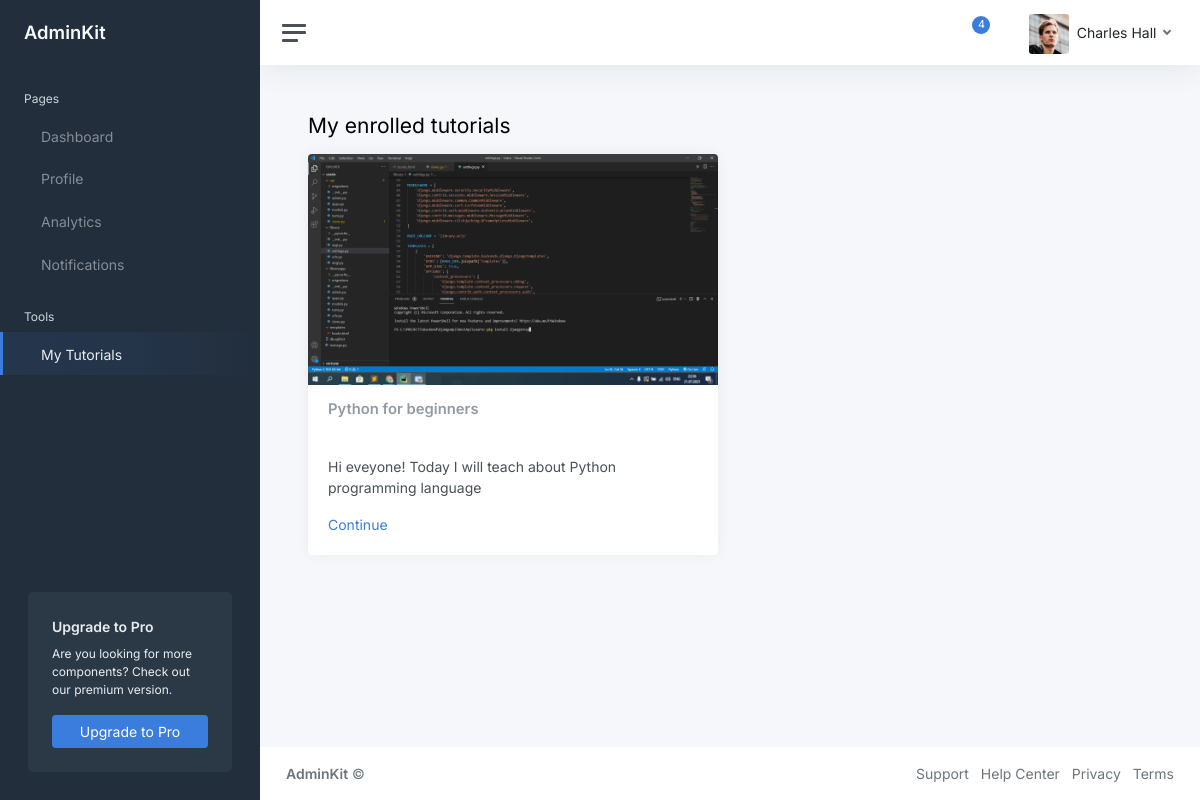
Page /tutorials/ (signed in) on the committed database.
### base/models.py (models this page shows, shortened)
class EnrolledTutorial(models.Model):
    user = models.ForeignKey(MainUser, on_delete=models.CASCADE)
    tutorial = models.ForeignKey(Tutorial, on_delete=models.CASCADE)
    class Meta:
        verbose_name = "Enrolled Tutorial"
        verbose_name_plural = "Enrolled Tutorials"

class Tutorial(models.Model):
    user = models.ForeignKey(MainUser, on_delete=models.SET_NULL, null=True)
    tutorial_name = models.CharField(max_length=150)
    tutorial_description = models.TextField(max_length=200)
    tutorial_photo = models.ImageField(upload_to='tutorial-photos')
    tutorial_views = models.PositiveIntegerField(default=0)
    class Meta:
        verbose_name = 'Tutorial'
        verbose_name_plural = 'More Tutorials'

### base/views.py (the view)
# urls.py: path('tutorials/',EnrolledTutorialView.as_view(), name='tutorial'),
class EnrolledTutorialView(View):
    def get(self, request):
        mainuser = MainUser.objects.get(user=request.user)
        enrolled = EnrolledTutorial.objects.filter(user=mainuser)
        return render(request, 'ui-cards.html',{'mainuser':mainuser,'enrolled':enrolled})

### templates/ui-cards.html (shortened to what this page needs)
{% load static %}
<!DOCTYPE html>
<html lang="en">
<head>
	<link href="{% static 'css/app.css' %}" rel="stylesheet">
</head>
<body>
	<div class="wrapper">
		<nav id="sidebar" class="sidebar js-sidebar">
			<div class="sidebar-content js-simplebar">
				<a class="sidebar-brand" href="index.html">
          <span class="align-middle">AdminKit</span>
        </a>
		<ul class="sidebar-nav">
			<li class="sidebar-header">
				Pages
			</li>
			<li class="sidebar-item">
				<a class="sidebar-link" href="index.html">
	   <span class="align-middle">Dashboard</span>
	</a>
			</li>
			<li class="sidebar-item">
				<a class="sidebar-link" href="pages-profile.html">
	   <span class="align-middle">Profile</span>
	</a>
			</li>
			<li class="sidebar-item">
				<a class="sidebar-link" href="index.html">
	   <span class="align-middle">Analytics</span>
	</a>
			</li>
			<li class="sidebar-item">
				<a class="sidebar-link" href="notifications.html">
	   <span class="align-middle">Notifications</span>
	</a>
			</li>
			<li class="sidebar-header">
				Tools
			</li>
			<li class="sidebar-item active">
				<a class="sidebar-link" href="ui-cards.html">
	   <span class="align-middle">My Tutorials</span>
	</a>
			</li>
		</ul>
				<div class="sidebar-cta">
					<div class="sidebar-cta-content">
						<strong class="d-inline-block mb-2">Upgrade to Pro</strong>
						<div class="mb-3 text-sm">
							Are you looking for more components? Check out our premium version.
						</div>
						<div class="d-grid">
							<a href="upgrade-to-pro.html" class="btn btn-primary">Upgrade to Pro</a>
						</div>
					</div>
				</div>
			</div>
		</nav>
		<div class="main">
			<nav class="navbar navbar-expand navbar-light navbar-bg">
				<a class="sidebar-toggle js-sidebar-toggle">
          <i class="hamburger align-self-center"></i>
        </a>
				<div class="navbar-collapse collapse">
					<ul class="navbar-nav navbar-align">
						<li class="nav-item dropdown">
							<a class="nav-icon dropdown-toggle" href="#" id="alertsDropdown" data-bs-toggle="dropdown">
								<div class="position-relative">
									<span class="indicator">4</span>
								</div>
							</a>
						</li>
						<li class="nav-item dropdown">
							<a class="nav-icon dropdown-toggle" href="#" id="messagesDropdown" data-bs-toggle="dropdown">
							</a>
						</li>
						<li class="nav-item dropdown">
							<a class="nav-link dropdown-toggle d-none d-sm-inline-block" href="#" data-bs-toggle="dropdown">
                <img src="{% static 'img/avatars/avatar.jpg' %}" class="avatar img-fluid rounded me-1" alt="Charles Hall" /> <span class="text-dark">Charles Hall</span>
              </a>
						</li>
					</ul>
				</div>
			</nav>
			<main class="content">
				<div class="container-fluid p-0">
					<div class="mb-3">
						<h1 class="h3 d-inline align-middle">My enrolled tutorials</h1>
					</div>
					<div class="row">
						{% for enroll in enrolled %}
							<div class="col-12 col-md-6">
								<div class="card">
									<img class="card-img-top" src="{{ enroll.tutorial.tutorial_photo.url }}" alt="Unsplash">
									<div class="card-header">
										<h5 class="card-title mb-0">{{ enroll.tutorial.tutorial_name }}</h5>
									</div>
									<div class="card-body">
										<p class="card-text">{{ enroll.tutorial.tutorial_description }}</p>
										<a href="#" class="card-link">Continue</a>
									</div>
								</div>
							</div>
						{% endfor %}
					</div>
				</div>
			</main>
			<footer class="footer">
				<div class="container-fluid">
					<div class="row text-muted">
						<div class="col-6 text-start">
							<p class="mb-0">
								<a class="text-muted" href="https://adminkit.io/" target="_blank"><strong>AdminKit</strong></a> &copy;
							</p>
						</div>
						<div class="col-6 text-end">
							<ul class="list-inline">
								<li class="list-inline-item">
									<a class="text-muted" href="https://adminkit.io/" target="_blank">Support</a>
								</li>
								<li class="list-inline-item">
									<a class="text-muted" href="https://adminkit.io/" target="_blank">Help Center</a>
								</li>
								<li class="list-inline-item">
									<a class="text-muted" href="https://adminkit.io/" target="_blank">Privacy</a>
								</li>
								<li class="list-inline-item">
									<a class="text-muted" href="https://adminkit.io/" target="_blank">Terms</a>
								</li>
							</ul>
						</div>
					</div>
				</div>
			</footer>
		</div>
	</div>
</body>
</html>

### rows in the picture
EnrolledTutorial: tutorial.tutorial_photo (picture), tutorial.tutorial_name "Python for beginners", tutorial.tutorial_description "Hi eveyone! Today I will teach about Python programming language"
